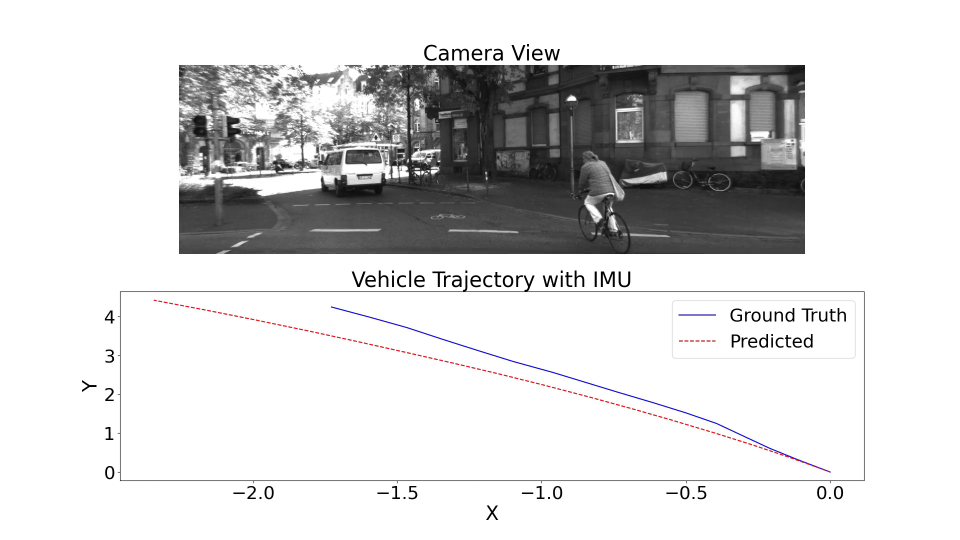
#> input picture frame 15 of GPS_IMU_FUSION/vehicle_trajectory_with_imu.mp4, 1920 x 1080 px, given in place of school.mp4, which was not available (shown at 1/2 size)
$ python video_resize.py
#> lines starting #> are read from the running program, lines starting #| are printed output that depends on the picture
import cv2

# 입력 및 출력 영상 파일 경로
input_video_path = 'dataset/school.mp4'
output_video_path = 'dataset/school_25.mp4'

# 가로와 세로 배율 설정 (원하는 값으로 조정)
fx = 0.2
fy = 0.2

# 입력 영상 열기
cap = cv2.VideoCapture(input_video_path)
if not cap.isOpened():
    print("영상을 열 수 없습니다.")
    exit()

# 원본 영상의 프레임 정보 읽기
frame_width = int(cap.get(cv2.CAP_PROP_FRAME_WIDTH))
frame_height = int(cap.get(cv2.CAP_PROP_FRAME_HEIGHT))
fps = cap.get(cv2.CAP_PROP_FPS)

# 변환 후 영상의 크기 계산
new_width = int(frame_width * fx)
new_height = int(frame_height * fy)

# VideoWriter 객체 생성 (코덱: mp4v)
fourcc = cv2.VideoWriter_fourcc(*'mp4v')
out = cv2.VideoWriter(output_video_path, fourcc, fps, (new_width, new_height))

while True:
    ret, frame = cap.read()
#> frame is the input picture: shape (1080, 1920, 3); mean B, G, R 216.1, 215.9, 216.1
    if not ret:
        break  # 영상의 끝에 도달하면 종료

    # 프레임 크기 조정 (cv2.resize)
    resized_frame = cv2.resize(frame, (new_width, new_height), interpolation=cv2.INTER_LINEAR)
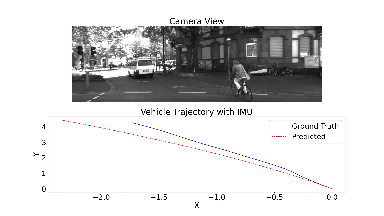
#> resized_frame: shape (216, 384, 3); mean B, G, R 216.4, 216.2, 216.4

    # 변환된 프레임을 출력 영상에 기록
    out.write(resized_frame)

# 자원 해제
cap.release()
out.release()
print("영상이 저장되었습니다:", output_video_path)

$ run again, starting later in the video
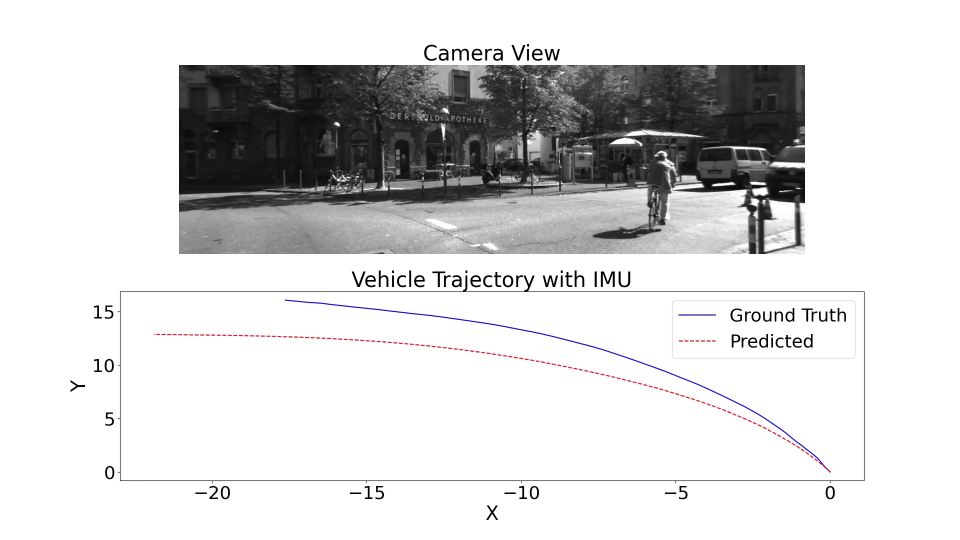
#> input picture frame 69 of GPS_IMU_FUSION/vehicle_trajectory_with_imu.mp4, 1920 x 1080 px, given in place of school.mp4, which was not available (shown at 1/2 size)
#> frame is the input picture: shape (1080, 1920, 3); mean B, G, R 215.4, 215.2, 215.4
#> `resized_frame = cv2.resize(frame, (new_width, new_height), interpolati..`:
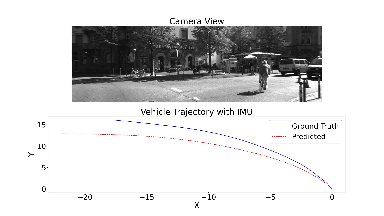
#> resized_frame: shape (216, 384, 3); mean B, G, R 215.8, 215.5, 215.7

$ run again, starting later in the video
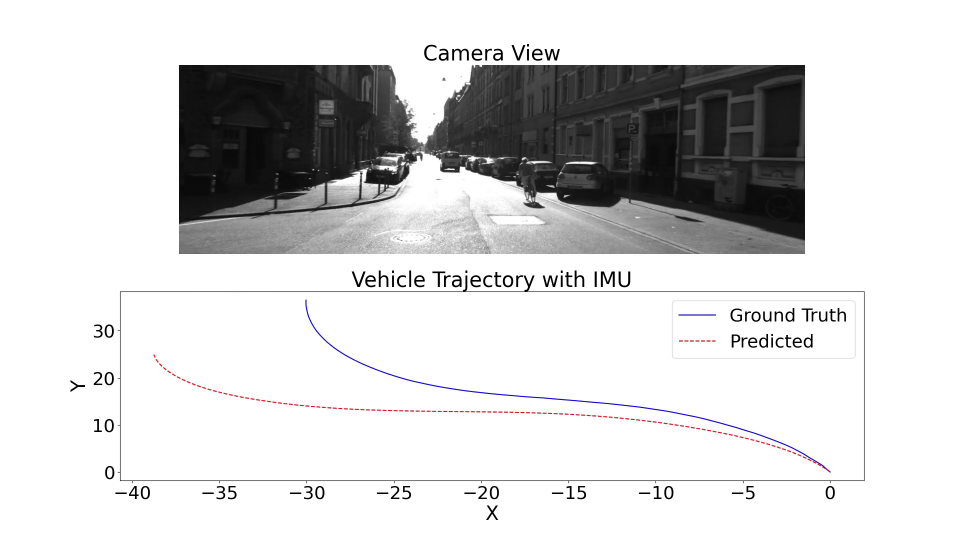
#> input picture frame 123 of GPS_IMU_FUSION/vehicle_trajectory_with_imu.mp4, 1920 x 1080 px, given in place of school.mp4, which was not available (shown at 1/2 size)
#> frame is the input picture: shape (1080, 1920, 3); mean B, G, R 213.7, 213.4, 213.6
#> `resized_frame = cv2.resize(frame, (new_width, new_height), interpolati..`:
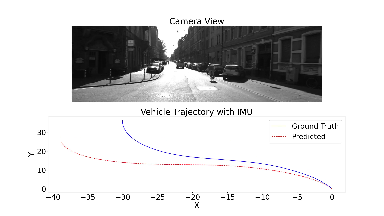
#> resized_frame: shape (216, 384, 3); mean B, G, R 213.9, 213.6, 213.9
